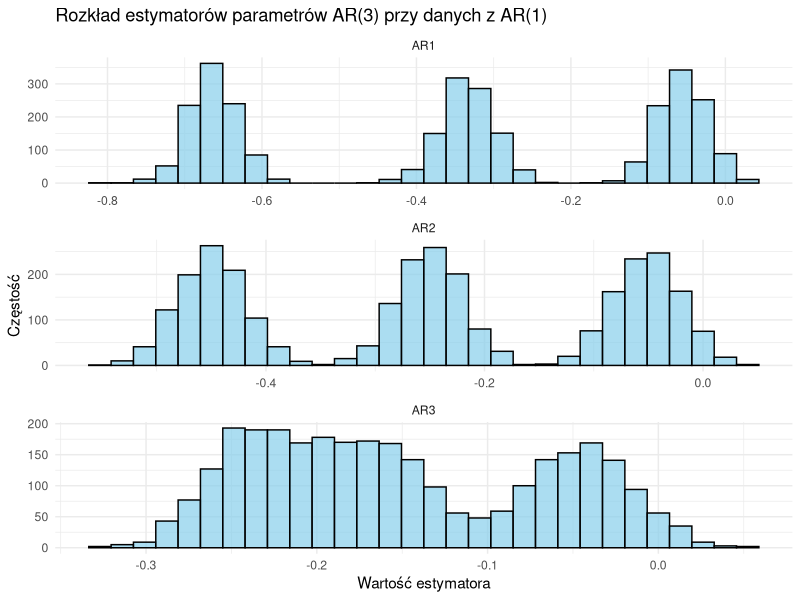

Write R code to recreate this figure.
## ---- chunk 1
library(forecast)
library(tseries)
library(MASS)
library(ggplot2)
library(tidyr)
## ---- chunk 2
n_values <- c(50, 100, 1000)
ar_values <- c(.1, .5, .9)
n_reps <- 1000
results <- vector("list", n_reps)
## ---- chunk 3
n_values <- c(50, 100, 1000)
ar_values <- c(.1, .5, .9)

for (rep in 1:n_reps) {
  rep_results <- list()
  
  for (N in n_values) {
      estimates <- matrix(NA, nrow = N, ncol = 3)
      stderrs <- matrix(NA, nrow = N, ncol = 3)
      residual_acf <- matrix(NA, nrow = N, ncol = 20)
      i <- 1
    
      for (AR in ar_values) {
        xt1 = arima.sim(list(order=c(1,0,0), ar=AR), n=N)
        
        xt3 = Arima(xt1, order = c(3,1,0))
        
        estimates[i, ] <- xt3$coef[1:3]
        stderrs[i, ] <- sqrt(diag(xt3$var.coef))[1:3]
        residual_acf[i, ] <- acf(residuals(xt3), plot = FALSE)$acf[2:21]
        i <- i + 1
      }
      rep_results[[paste0("N_", N)]] <- list(
      estimates = estimates,
      stderrs = stderrs,
      residual_acf = residual_acf
    )
  }
  results[[rep]] <- rep_results
}
## ---- chunk 4
combine_estimates <- function(results, N) {
  do.call(rbind, lapply(results, function(rep) rep[[N]]$estimates))
}
## ---- chunk 5
summarize_estimates <- function(estimates_all, true_params) {
  mean_estimates <- colMeans(estimates_all, na.rm = TRUE)
  bias <- mean_estimates - true_params
  sd_estimates <- apply(estimates_all, 2, sd, na.rm = TRUE)
  
  data.frame(
    Parameter = paste0("AR", 1:3),
    Mean = mean_estimates,
    Bias = bias,
    SD = sd_estimates
  )
}
## ---- chunk 6
analyze_all <- function(results, true_params) {
  summary_list <- list()
  
  for (N in names(results[[1]])) {
    estimates_all <- combine_estimates(results, N)
    summary_list[[N]] <- summarize_estimates(estimates_all, true_params)
  }
  
  return(summary_list)
}
## ---- chunk 7
display_summary <- function(summary_results) {
  for (N in names(summary_results)) {
    cat(paste0("Długość danych: ", N, "\n"))
    print(summary_results[[N]])
    cat("\n")
  }
}
## ---- chunk 8
combine_estimates_for_N <- function(results, N) {
  estimates_all <- do.call(rbind, lapply(results, function(rep) rep[[N]]$estimates))
  colnames(estimates_all) <- paste0("AR", 1:3)
  return(estimates_all)
}
## ---- chunk 9
prepare_data_for_plot <- function(estimates_all) {
  estimates_df <- data.frame(estimates_all)
  estimates_df_long <- estimates_df %>%
    pivot_longer(cols = everything(), names_to = "variable", values_to = "value")
  return(estimates_df_long)
}
## ---- chunk 10
plot_histograms <- function(estimates_df_long) {
  ggplot(estimates_df_long, aes(x = value)) +
    geom_histogram(bins = 30, color = "black", fill = "skyblue", alpha = 0.7) +
    facet_wrap(~variable, scales = "free", ncol = 1) +
    theme_minimal() +
    labs(
      title = "Rozkład estymatorów parametrów AR(3) przy danych z AR(1)",
      x = "Wartość estymatora",
      y = "Częstość"
    )
}
## ---- chunk 11
# Podsumowanie wyników
true_params <- c(.1, .5, .9)  # Prawdziwe parametry AR(1)
summary_results <- analyze_all(results, true_params)

# Wyświetlanie podsumowania
display_summary(summary_results)

# Analiza dla konkretnej długości danych (N=1000)
N_focus <- "N_1000"
estimates_all <- combine_estimates_for_N(results, N_focus)

# Przygotowanie danych do wykresów
estimates_df_long <- prepare_data_for_plot(estimates_all)
## ---- chunk 12
# Tworzenie histogramów
plot_histograms(estimates_df_long)
## ---- chunk 13
generate_ar3_data <- function(N, params = c(0.1, 0.5, 0.3)) {
  arima.sim(list(order = c(3, 0, 0), ar = params), n = N)
}
## ---- chunk 14
fit_ar1 <- function(data) {
  Arima(data, order = c(1, 0, 0))
}
## ---- chunk 15
analyze_single_simulation <- function(N, params = c(0.1, 0.5, 0.3)) {
  estimates <- matrix(NA, nrow = 1, ncol = 1)
  stderrs <- matrix(NA, nrow = 1, ncol = 1)
  residual_acf <- matrix(NA, nrow = 1, ncol = 20)
  
  # Generacja danych i dopasowanie modelu
  xt_ar3 <- generate_ar3_data(N, params)
  xt_ar1 <- fit_ar1(xt_ar3)
  
  # Zapisywanie wyników
  estimates[1, ] <- xt_ar1$coef[1]
  stderrs[1, ] <- sqrt(diag(xt_ar1$var.coef))[1]
  residual_acf[1, ] <- acf(residuals(xt_ar1), plot = FALSE)$acf[2:21]
  
  return(list(estimates = estimates, stderrs = stderrs, residual_acf = residual_acf))
}
## ---- chunk 16
run_simulation_ar3_to_ar1 <- function(n_values, n_reps, params = c(0.1, 0.5, 0.3)) {
  results <- vector("list", n_reps)
  
  for (rep in 1:n_reps) {
    rep_results <- list()
    for (N in n_values) {
      rep_results[[paste0("N_", N)]] <- analyze_single_simulation(N, params)
    }
    results[[rep]] <- rep_results
  }
  
  return(results)
}
## ---- chunk 17
# Parametry symulacji
n_values <- c(50, 100, 1000)
n_reps <- 1000
ar3_params <- c(0.1, 0.5, 0.3)

# Uruchomienie symulacji
results_ar3_to_ar1 <- run_simulation_ar3_to_ar1(n_values, n_reps, ar3_params)
## ---- chunk 18
get_estimates_ar1 <- function(results, N) {
  do.call(rbind, lapply(results, function(rep) rep[[N]]$estimates))
}
## ---- chunk 19
compute_statistics_ar1 <- function(estimates, true_param) {
  mean_estimates <- colMeans(estimates, na.rm = TRUE)
  bias <- mean_estimates - true_param
  sd_estimates <- apply(estimates, 2, sd, na.rm = TRUE)
  
  data.frame(
    Parameter = "AR1",
    Mean = mean_estimates,
    Bias = bias,
    SD = sd_estimates
  )
}
## ---- chunk 20
analyze_results_ar3_to_ar1 <- function(results, true_param) {
  summary_list <- list()
  
  for (N in names(results[[1]])) {
    estimates_all <- get_estimates_ar1(results, N)
    summary_list[[N]] <- compute_statistics_ar1(estimates_all, true_param)
  }
  
  return(summary_list)
}
## ---- chunk 21
print_summary_ar3_to_ar1 <- function(summary_results) {
  for (N in names(summary_results)) {
    cat(paste0("Długość danych: ", N, "\n"))
    print(summary_results[[N]])
    cat("\n")
  }
}
## ---- chunk 22
# Parametry
true_param_ar1 <- 0.1  # Prawdziwa wartość parametru AR(1)

# Analiza wyników
summary_results_ar3_to_ar1 <- analyze_results_ar3_to_ar1(results_ar3_to_ar1, true_param_ar1)

# Wyświetlenie wyników
print_summary_ar3_to_ar1(summary_results_ar3_to_ar1)
